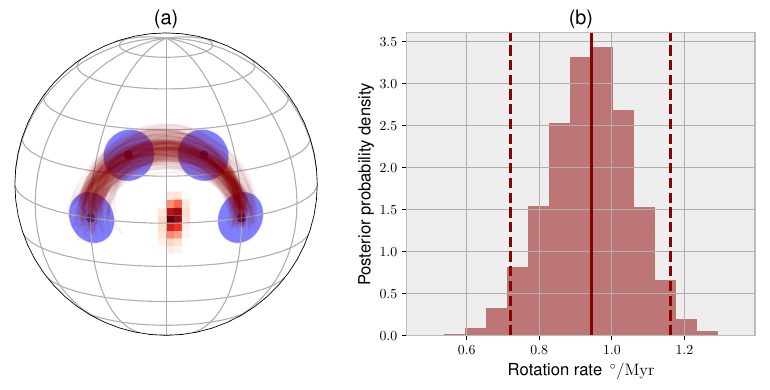

This chart was generated by the following Python code:
import sys, os
import itertools
import scipy.stats as st
import numpy as np
import scipy.optimize
import matplotlib.pyplot as plt

import cartopy.crs as ccrs

import pymc
from pymc.utils import hpd
sys.path.insert(1, os.path.abspath('../../mcplates'))
import mcplates

plt.style.use('../bpr.mplstyle')
from mcplates.plot import cmap_red, cmap_green

dbname = 'age_uncertainty'
n_euler_poles=1

# Generate a synthetic data set
ages = [10., 70., 130., 190.]
age_uncertainties = ( 2.0, (10., 190.), (10., 190.), 2.0 )
start_age = 190.
hidden_start_pole = [30., 0.]
hidden_euler_pole = [0., 0.]
hidden_euler_rate = 1.

#Make a dummy APW path to create the synthetic data
dummy_pole_position_fn = mcplates.APWPath.generate_pole_position_fn( n_euler_poles, start_age)
pole_list = []
for a, u in zip(ages, age_uncertainties):
    lon_lat = dummy_pole_position_fn(hidden_start_pole, a, 0.0, 0.0, hidden_euler_pole, hidden_euler_rate)
    pole_list.append( mcplates.PaleomagneticPole( lon_lat[0], lon_lat[1], angular_error = 10., age=a, sigma_age = u))

path = mcplates.APWPath( dbname, pole_list, n_euler_poles)
path.create_model(watson_concentration=0.0, rate_scale=2.5)


def plot_result():

    fig = plt.figure( figsize=(8,4) )
    ax = fig.add_subplot(1,2,1, projection = ccrs.Orthographic(0.,15.))
    ax.gridlines()
    ax.set_global()

    colors = itertools.cycle([cmap_red, cmap_green])
    direction_samples = path.euler_directions()
    for directions in direction_samples:
        mcplates.plot.plot_distribution( ax, directions[:,0], directions[:,1], resolution=60, cmap=colors.next())

    pathlons, pathlats = path.compute_synthetic_paths(n=200)
    for pathlon,pathlat in zip(pathlons,pathlats):
        ax.plot(pathlon,pathlat, transform=ccrs.PlateCarree(), color='darkred', alpha=0.05 )

    for p in pole_list:
        p.plot(ax)
    ax.set_title('(a)')

    ax = fig.add_subplot(1,2,2)
    rate_samples = path.euler_rates()
    c='darkred'
    ax.hist(rate_samples, bins=15, normed=True, edgecolor='none', color=c, alpha=0.5)
    # plot median, credible interval
    credible_interval = hpd(rate_samples[0], 0.05)
    median = np.median(rate_samples)
    print("Median %f, credible interval "%(median), credible_interval)
    ax.axvline( median, lw=2, color=c )
    ax.axvline( credible_interval[0], lw=2, color=c, linestyle='dashed')
    ax.axvline( credible_interval[1], lw=2, color=c, linestyle='dashed')

    ax.set_title('(b)')
    ax.set_xlabel(r'Rotation rate $\,^\circ / \mathrm{Myr}$')
    ax.set_ylabel(r'Posterior probability density')
    plt.tight_layout()
    plt.savefig("age_uncertainty.pdf")
    #plt.show()

def plot_age_samples():
    fig = plt.figure()
    ax1 = fig.add_subplot(211)
    ax2 = fig.add_subplot(212)

    for p, age_samples in zip(pole_list, path.ages()):
        age = np.linspace(5., 195., 1000)
        if p.age_type == 'gaussian':
            dist = st.norm.pdf(age, loc=p.age, scale=p.sigma_age)
        else:
            dist = st.uniform.pdf(age, loc=p.sigma_age[
                                  0], scale=p.sigma_age[1] - p.sigma_age[0])
        ax1.fill_between(age, 0, dist, color='b', alpha=0.6)
        ax2.hist(age_samples, color='b', normed=True, alpha=0.6)
    ax1.set_ylim(0., 0.2)
    ax2.set_ylim(0., 0.2)
    ax2.set_xlabel('Age (Ma)')
    ax1.set_ylabel('Prior probability')
    ax2.set_ylabel('Posterior probability')
    plt.tight_layout()
    #plt.show()
    plt.savefig("age_uncertainty_samples.pdf")

if __name__ == "__main__":
    import os 
    if os.path.isfile(dbname+'.pickle'):
        path.load_mcmc()
    else:
        path.sample_mcmc(100000)
    plot_age_samples()
    plot_result()
